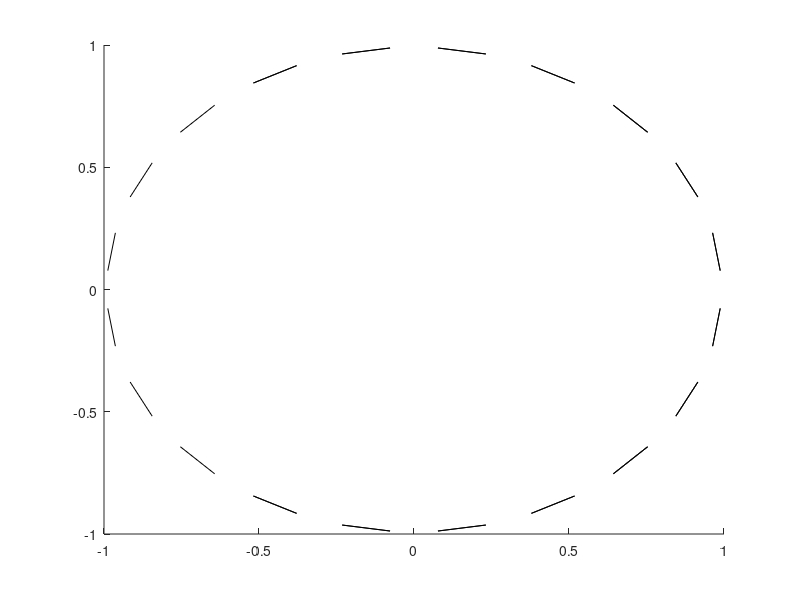

Write MATLAB code to recreate this figure.
close all
clear all
%X = [0 1 1 0];
%Y = [0 0 1 1];
[X1, Y1, Z1] = cylinder;

stride = size(X1,2);
vert = zeros(size(X1,2),3);
faces = zeros(size(X1, 2)-1, 4);

X = [X1(1, :) X1(2, :)];
Y = [Y1(1, :) Y1(2, :)];
Z = [Z1(1, :) Z1(2, :)];

n = 4;
alpha_f = 0.5;
alpha = alpha_f*(1 - cos(2*pi/n));
verts = [X' Y' Z'];
N = size(X1, 2);
for i=1:N-1
    faces(i, 1) = i;
    faces(i, 2) = i+1;
    faces(i, 3) = stride+i+1;
    faces(i, 4) = stride +i;
end

faces_ids = [];
for i=1:size(faces,1)
    for j = 1:size(faces,2)
        clear row column
        [row, column] = find(faces_ids==faces(i, j));
        for k = 1:length(row)
            if (faces_ids(k, mod(column(k),2)+1) == faces(i, mod(j, n)+1))
            end
        end
%         if (any(abs(faces_ids(:, 1) - faces(i, j))<10e-10) && any(abs(faces_ids(:, 2) - faces(i, mod(j, n)+1))<10e-10) )
%             
%         end
        faces_ids = [faces_ids; [faces(i, j) faces(i, mod(j, n)+1)]];
    end
end
verts_new = zeros(4*N-4,2);
faces_new =  zeros(size(X1, 2)-1, 4);
for j=1:size(faces,1)
    X = verts(faces(j, :),1);
    Y = verts(faces(j, :),2);
    Z = verts(faces(j, :),3);
    F = [mean(X); mean(Y); mean(Z)];
    for k = 1:n
        verts_new(4*j - 3:4*j, 1) = (1 - alpha).*X + alpha.*F(1).*ones(1, length(X))';
        verts_new(4*j - 3:4*j, 2) = (1 - alpha).*Y + alpha.*F(2).*ones(1, length(X))';
        verts_new(4*j - 3:4*j, 3) = (1 - alpha).*Z + alpha.*F(3).*ones(1, length(X))';
    end
    faces_new(j, :) = 4*j-3:4*j;
   % faces_new = [faces_new; 4*j-3:4*j];
end
patch('Faces', faces_new, 'Vertices', verts_new, 'FaceColor', 'b');
% X_new = [];
% Y_new = [];
% Z_new = [];
% for i = 1:N
%     X = [X1(1, i:i+1) X1(2, i+1) X1(2, i)];
%     Y = [Y1(1, i:i+1) Y1(2, i+1) Y1(2, i)];
%     Z = [Z1(1, i:i+1) Z1(2, i+1) Z1(2, i)];
%     F = [mean(X); mean(Y); mean(Z)];
%     x_temp = (1 - alpha).*X + alpha*F(1).*ones(1, length(X));
%     y_temp = (1 - alpha).*Y + alpha*F(2).*ones(1, length(X));
%     z_temp = (1 - alpha).*Z + alpha*F(3).*ones(1, length(X));
%     X_new = [X_new x_temp];
%     Y_new = [Y_new y_temp];
%     Z_new = [Z_new z_temp];
% end

%plot(X, Y, X_new, Y_new);
%surf(X_new, Y_new, Z_new);